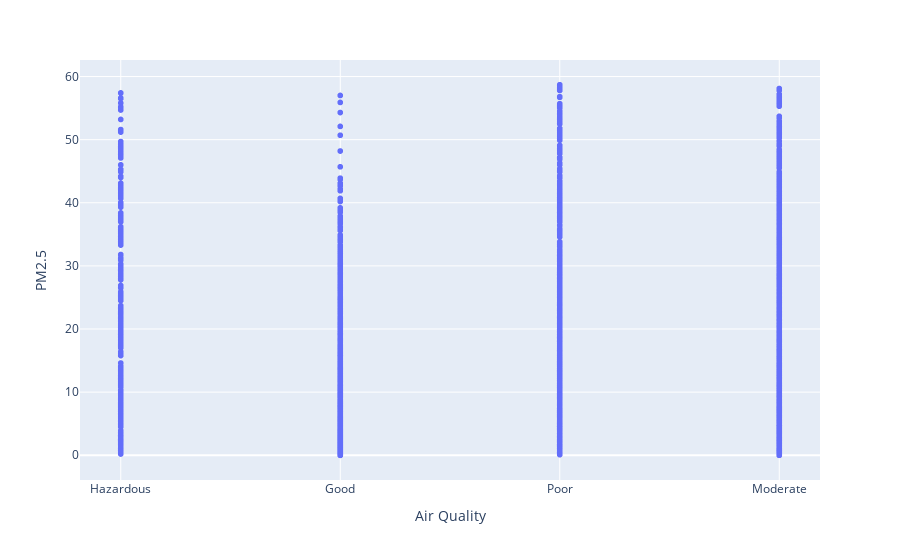

Here is the notebook cell this chart was saved with:
### Markdown cell above
### CO

### Code cell
fig = px.scatter(air_train, x="Air Quality", y="PM2.5")
fig.show()

### Figure 1 — Plotly figure (JSON) as saved in the notebook; plotly's stock layout.template omitted (floating-point values rounded to 4 significant figures; data arrays with more than 128 entries replaced by an {"elided": "..."} marker saying what was removed)
{"data": [{"hovertemplate": "Air Quality=%{x}<br>PM2.5=%{y}<extra></extra>", "legendgroup": "", "marker": {"color": "#636efa", "symbol": "circle"}, "mode": "markers", "name": "", "showlegend": false, "type": "scattergl", "x": {"elided": "3694 str values"}, "xaxis": "x", "y": {"elided": "3694 float values"}, "yaxis": "y"}], "layout": {"legend": {"tracegroupgap": 0}, "margin": {"t": 60}, "xaxis": {"anchor": "y", "domain": [0, 1], "title": {"text": "Air Quality"}}, "yaxis": {"anchor": "x", "domain": [0, 1], "title": {"text": "PM2.5"}}}}
